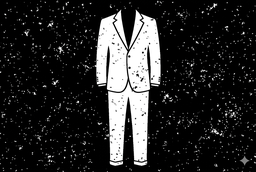
#> input picture atividade4/imagens/1_terno.png, 256 x 172 px, shrunk from 1024 x 689 before the run
$ python questao1.py
#> lines starting #> are read from the running program, lines starting #| are printed output that depends on the picture; after the words box and inside, x2 and y2 are one past the last pixel; in counts of white or black regions, pixels touching at a corner belong together
"""
Questão 1 — Operações Morfológicas em Imagens Binárias

Saída:
    atividade4/imagens/saidas_questao1/  (28 imagens PNG)
"""

from __future__ import annotations

import logging
import sys
from pathlib import Path

import cv2
import numpy as np

logging.basicConfig(
    level=logging.INFO,
    format="%(asctime)s [%(levelname)s] %(message)s",
    datefmt="%H:%M:%S",
)
log = logging.getLogger(__name__)

SCRIPT_DIR = Path(__file__).resolve().parent
IMG_DIR = SCRIPT_DIR / "imagens"
OUT_DIR = IMG_DIR / "saidas_questao1"
TAMANHOS_EE = [3, 5, 15]
LIMIAR = 127


def to_gray(img: np.ndarray) -> np.ndarray:  # BGR -> grayscale (ITU-R BT.601)
    return (
        0.299 * img[:, :, 2] +
        0.587 * img[:, :, 1] +
        0.114 * img[:, :, 0]
    ).astype(np.uint8)


def binarizar(img: np.ndarray, limiar: int = LIMIAR) -> np.ndarray:  # 255 se > limiar, 0 c.c.
    h, w = img.shape
    binaria = np.zeros((h, w), dtype=np.uint8)
    for y in range(h):
        row = img[y, :]
        for x in range(w):
            binaria[y, x] = 255 if row[x] > limiar else 0
    return binaria


def criar_ee(tamanho: int) -> np.ndarray:  # elemento estruturante quadrado
    return np.ones((tamanho, tamanho), dtype=np.uint8)


def erosao(img: np.ndarray, ee: np.ndarray) -> np.ndarray:  # 1 sse todos vizinhos == 1
    h, w = img.shape
    eh, el = ee.shape
    mh, ml = eh // 2, el // 2
    out = np.zeros((h, w), dtype=np.uint8)

    for y in range(mh, h - mh):
        for x in range(ml, w - ml):
            if np.min(img[y - mh:y - mh + eh, x - ml:x - ml + el]) == 255:
                out[y, x] = 255
    return out


def dilatacao(img: np.ndarray, ee: np.ndarray) -> np.ndarray:  # 1 sse algum vizinho == 1
    h, w = img.shape
    eh, el = ee.shape
    mh, ml = eh // 2, el // 2
    out = np.zeros((h, w), dtype=np.uint8)

    for y in range(mh, h - mh):
        for x in range(ml, w - ml):
            if np.max(img[y - mh:y - mh + eh, x - ml:x - ml + el]) == 255:
                out[y, x] = 255
    return out


def abertura(img: np.ndarray, ee: np.ndarray) -> np.ndarray:  # erosao -> dilatacao
    return dilatacao(erosao(img, ee), ee)


def fechamento(img: np.ndarray, ee: np.ndarray) -> np.ndarray:  # dilatacao -> erosao
    return erosao(dilatacao(img, ee), ee)


def processar_imagem(img_bin: np.ndarray, nome: str, outdir: Path) -> None:  # 4 ops x 3 EE
    log.info("Processando %s ...", nome)

    for tam in TAMANHOS_EE:
        ee = criar_ee(tam)
        suf = f"ee{tam}x{tam}"

        ops: dict[str, np.ndarray] = {
            "erosao": erosao(img_bin, ee),
            "dilatacao": dilatacao(img_bin, ee),
            "abertura": abertura(img_bin, ee),
            "fechamento": fechamento(img_bin, ee),
        }

        for op_name, resultado in ops.items():
            path = outdir / f"{nome}_{op_name}_{suf}.png"
            cv2.imwrite(str(path), resultado)
            log.debug("  -> %s", path.name)

    log.info("  %s — concluído (4 ops × %d EE)", nome, len(TAMANHOS_EE))


def main() -> None:  # pipeline: carrega -> grayscale -> binaria -> morfologia
    log.info("Pipeline de operações morfológicas")
    log.info("Diretório de saída: %s", OUT_DIR)
    OUT_DIR.mkdir(parents=True, exist_ok=True)

    entradas = [
        ("1_terno", IMG_DIR / "1_terno.png"),
        ("1_vestido", IMG_DIR / "1_vestido.png"),
    ]

    for nome, path in entradas:
        log.info("Carregando %s ...", path.name)
        img = cv2.imread(str(path))
#> img is the input picture: shape (172, 256, 3); mean B, G, R 41, 41, 41
        if img is None:
            log.error("Falha ao carregar %s", path)
            sys.exit(1)

        gray = to_gray(img)
        cv2.imwrite(str(OUT_DIR / f"{nome}_gray.png"), gray)
        log.info("  Grayscale salva.")

        binaria = binarizar(gray)
#> after the loop in binarizar, `for y in range(h):`:
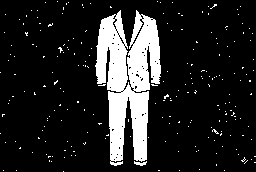
#> binaria: shape (172, 256); 14.6% white; 226 white regions (224 under 20 px), largest, box (x1, y1, x2, y2) and area: (95, 10, 161, 166) 5967, (134, 161, 147, 166) 37
        cv2.imwrite(str(OUT_DIR / f"{nome}_binaria.png"), binaria)
        log.info("  Binária salva (limiar=%d).", LIMIAR)

        processar_imagem(binaria, nome, OUT_DIR)
#> the loop in processar_imagem, `for tam in TAMANHOS_EE:` made 3 passes
#> pass 1, in processar_imagem, `cv2.imwrite(str(path), resultado)`:
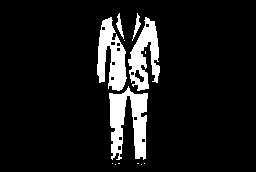
#> saved as 1_terno_erosao_ee3x3.png: shape (172, 256); 9.9% white; 13 white regions (8 under 20 px), largest, box (x1, y1, x2, y2) and area: (109, 86, 148, 160) 1686, (97, 17, 127, 91) 1299, (128, 17, 160, 91) 1214, (116, 13, 124, 39) 81, (132, 13, 141, 41) 79
#> pass 1, in processar_imagem, `cv2.imwrite(str(path), resultado)`:
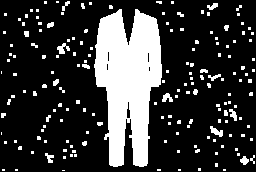
#> saved as 1_terno_dilatacao_ee3x3.png: shape (172, 256); 21.9% white; 174 white regions (149 under 20 px), largest, box (x1, y1, x2, y2) and area: (94, 9, 162, 167) 7241, (57, 43, 70, 54) 76, (210, 126, 223, 137) 75
#> pass 1, in processar_imagem, `cv2.imwrite(str(path), resultado)`:
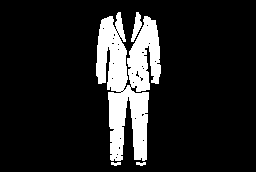
#> saved as 1_terno_abertura_ee3x3.png: shape (172, 256); 13.3% white; 4 white regions, box (x1, y1, x2, y2) and area: (96, 12, 161, 161) 5636, (131, 12, 142, 42) 159, (111, 162, 121, 166) 30, (136, 162, 146, 166) 30
#> pass 1, in processar_imagem, `cv2.imwrite(str(path), resultado)`:
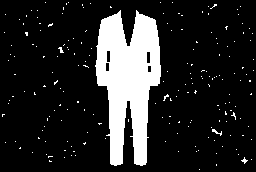
#> saved as 1_terno_fechamento_ee3x3.png: shape (172, 256); 15.7% white; 193 white regions (190 under 20 px), largest, box (x1, y1, x2, y2) and area: (95, 10, 161, 166) 6467, (212, 129, 222, 136) 26, (241, 157, 248, 164) 20
#> pass 2 of the loop in main, `for nome, path in entradas:`:
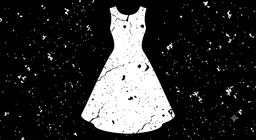
#> input picture atividade4/imagens/1_vestido.png, 256 x 140 px, shrunk from 1024 x 559 before the run
#> in main, img is the input picture: shape (140, 256, 3); mean B, G, R 48.9, 48.9, 48.9
#> after the loop in binarizar (call 2), `for y in range(h):`:
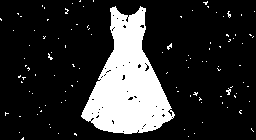
#> binaria: shape (140, 256); 18.8% white; 107 white regions (106 under 20 px), largest, box (x1, y1, x2, y2) and area: (81, 6, 175, 134) 6436
#> the loop in processar_imagem (call 2), `for tam in TAMANHOS_EE:` made 3 passes
#> pass 1, in processar_imagem (call 2), `cv2.imwrite(str(path), resultado)`:
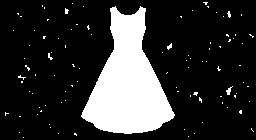
#> saved as 1_vestido_fechamento_ee3x3.png: shape (140, 256); 19.4% white; 96 white regions (93 under 20 px), largest, box (x1, y1, x2, y2) and area: (81, 6, 175, 134) 6591, (226, 86, 233, 95) 28, (167, 43, 172, 50) 20

    total = len(entradas) * (1 + 1 + len(TAMANHOS_EE) * 4)
    log.info("Concluído! %d imagens geradas em %s", total, OUT_DIR)


if __name__ == "__main__":
    main()
